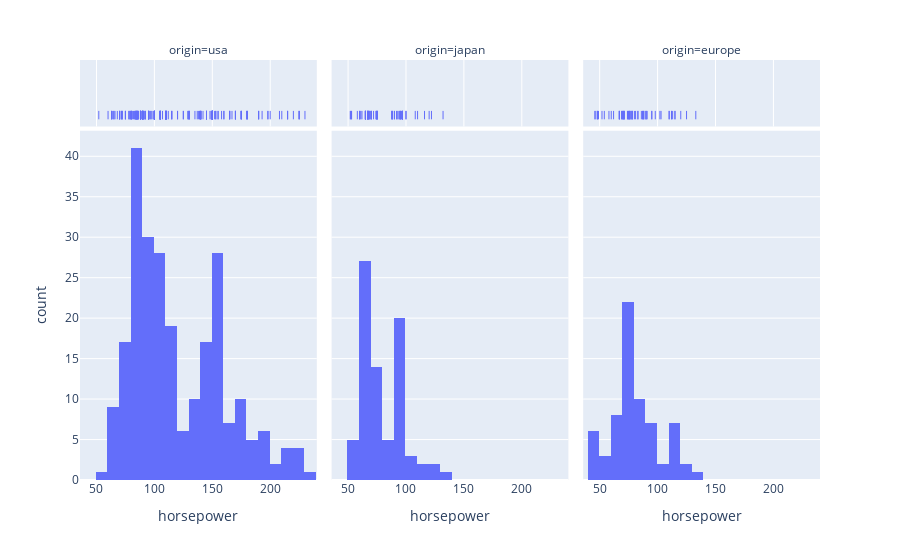

Here is the notebook cell this chart was saved with:
### Code cell
px.histogram(data, x = "horsepower", hover_name = "name", marginal = "rug", facet_col = "origin")

### Figure 1 — Plotly figure (JSON) as saved in the notebook; plotly's stock layout.template omitted (floating-point values rounded to 4 significant figures; data arrays with more than 128 entries replaced by an {"elided": "..."} marker saying what was removed)
{"data": [{"alignmentgroup": "True", "bingroup": "x", "hovertemplate": "origin=usa<br>horsepower=%{x}<br>count=%{y}<extra></extra>", "legendgroup": "", "marker": {"color": "#636efa", "pattern": {"shape": ""}}, "name": "", "offsetgroup": "", "orientation": "v", "showlegend": false, "type": "histogram", "x": {"elided": "249 int values"}, "xaxis": "x", "yaxis": "y"}, {"alignmentgroup": "True", "boxpoints": "all", "fillcolor": "rgba(255,255,255,0)", "hoveron": "points", "hovertemplate": "<b>%{hovertext}</b><br><br>origin=usa<br>horsepower=%{x}<extra></extra>", "hovertext": {"elided": "249 str values"}, "jitter": 0, "legendgroup": "", "line": {"color": "rgba(255,255,255,0)"}, "marker": {"color": "#636efa", "symbol": "line-ns-open"}, "name": "", "offsetgroup": "", "showlegend": false, "type": "box", "x": {"elided": "249 int values"}, "xaxis": "x4", "yaxis": "y4"}, {"alignmentgroup": "True", "bingroup": "x", "hovertemplate": "origin=japan<br>horsepower=%{x}<br>count=%{y}<extra></extra>", "legendgroup": "", "marker": {"color": "#636efa", "pattern": {"shape": ""}}, "name": "", "offsetgroup": "", "orientation": "v", "showlegend": false, "type": "histogram", "x": [95, 88, 88, 95, 65, 69, 95, 97, 92, 97, 88, 88, 94, 90, 122, 67, 65, 52, 61, 97, 93, 75, 96, 97, 53, 53, 70, 75, 108, 68, 70, 75, 67, 97, 110, 52, 70, 60, 95, 97, 95, 97, 68, 65, 65, 60, 65, 90, 75, 92, 75, 65, 65, 67, 67, 132, 100, 72, 58, 60, 67, 65, 62, 68, 75, 75, 100, 74, 116, 120, 68, 68, 88, 75, 70, 67, 67, 67, 96], "xaxis": "x2", "yaxis": "y2"}, {"alignmentgroup": "True", "boxpoints": "all", "fillcolor": "rgba(255,255,255,0)", "hoveron": "points", "hovertemplate": "<b>%{hovertext}</b><br><br>origin=japan<br>horsepower=%{x}<extra></extra>", "hovertext": ["toyota corona mark ii", "datsun pl510", "datsun pl510", "toyota corona", "toyota corolla 1200", "datsun 1200", "toyota corona hardtop", "mazda rx2 coupe", "datsun 510 (sw)", "toyouta corona mark ii (sw)", "toyota corolla 1600 (sw)", "toyota carina", "datsun 610", "maxda rx3", "toyota mark ii", "datsun b210", "toyota corolla 1200", "toyota corona", "datsun 710", "honda civic", "subaru", "toyota corolla", "toyota corona", "datsun 710", "honda civic cvcc", "honda civic", "datsun b-210", "toyota corolla", "toyota mark ii", "honda accord cvcc", "datsun f-10 hatchback", "toyota corolla liftback", "subaru dl", "datsun 810", "mazda rx-4", "mazda glc deluxe", "datsun b210 gx", "honda civic cvcc", "toyota corona", "datsun 510", "toyota celica gt liftback", "datsun 200-sx", "honda accord lx", "maxda glc deluxe", "datsun 210", "toyota corolla tercel", "datsun 310", "toyota corona liftback", "mazda 626", "datsun 510 hatchback", "toyota corolla", "mazda glc", "datsun 210", "honda civic 1500 gl", "subaru dl", "datsun 280-zx", "mazda rx-7 gs", "honda accord", "toyota starlet", "honda civic 1300", "subaru", "datsun 210 mpg", "toyota tercel", "mazda glc 4", "honda prelude", "toyota corolla", "datsun 200sx", "mazda 626", "toyota cressida", "datsun 810 maxima", "mazda glc custom l", "mazda glc custom", "nissan stanza xe", "honda accord", "toyota corolla", "honda civic", "honda civic (auto)", "datsun 310 gx", "toyota celica gt"], "jitter": 0, "legendgroup": "", "line": {"color": "rgba(255,255,255,0)"}, "marker": {"color": "#636efa", "symbol": "line-ns-open"}, "name": "", "offsetgroup": "", "showlegend": false, "type": "box", "x": [95, 88, 88, 95, 65, 69, 95, 97, 92, 97, 88, 88, 94, 90, 122, 67, 65, 52, 61, 97, 93, 75, 96, 97, 53, 53, 70, 75, 108, 68, 70, 75, 67, 97, 110, 52, 70, 60, 95, 97, 95, 97, 68, 65, 65, 60, 65, 90, 75, 92, 75, 65, 65, 67, 67, 132, 100, 72, 58, 60, 67, 65, 62, 68, 75, 75, 100, 74, 116, 120, 68, 68, 88, 75, 70, 67, 67, 67, 96], "xaxis": "x5", "yaxis": "y5"}, {"alignmentgroup": "True", "bingroup": "x", "hovertemplate": "origin=europe<br>horsepower=%{x}<br>count=%{y}<extra></extra>", "legendgroup": "", "marker": {"color": "#636efa", "pattern": {"shape": ""}}, "name": "", "offsetgroup": "", "orientation": "v", "showlegend": false, "type": "histogram", "x": [46, 87, 90, 95, 113, 90, 70, 76, 60, 54, 112, 76, 87, 69, 46, 90, 49, 75, 91, 112, 110, 83, 67, 78, 75, 75, 67, 71, 70, 95, 88, 98, 115, 86, 81, 83, 70, 71, 102, 88, 120, 58, 78, 78, 110, 48, 103, 125, 115, 133, 71, 71, 77, 71, 69, 76, 78, 48, 48, 67, 67, null, 62, 88, 74, null, 80, 76, 74, 52], "xaxis": "x3", "yaxis": "y3"}, {"alignmentgroup": "True", "boxpoints": "all", "fillcolor": "rgba(255,255,255,0)", "hoveron": "points", "hovertemplate": "<b>%{hovertext}</b><br><br>origin=europe<br>horsepower=%{x}<extra></extra>", "hovertext": ["volkswagen 1131 deluxe sedan", "peugeot 504", "audi 100 ls", "saab 99e", "bmw 2002", "opel 1900", "peugeot 304", "fiat 124b", "volkswagen model 111", "volkswagen type 3", "volvo 145e (sw)", "volkswagen 411 (sw)", "peugeot 504 (sw)", "renault 12 (sw)", "volkswagen super beetle", "fiat 124 sport coupe", "fiat 128", "opel manta", "audi 100ls", "volvo 144ea", "saab 99le", "audi fox", "volkswagen dasher", "opel manta", "fiat 128", "fiat 124 tc", "fiat x1.9", "volkswagen dasher", "volkswagen rabbit", "audi 100ls", "peugeot 504", "volvo 244dl", "saab 99le", "fiat 131", "opel 1900", "renault 12tl", "vw rabbit", "volkswagen rabbit", "volvo 245", "peugeot 504", "mercedes-benz 280s", "renault 5 gtl", "volkswagen rabbit custom", "volkswagen dasher", "bmw 320i", "volkswagen rabbit custom diesel", "audi 5000", "volvo 264gl", "saab 99gle", "peugeot 604sl", "volkswagen scirocco", "vw rabbit custom", "mercedes benz 300d", "peugeot 504", "fiat strada custom", "vw rabbit", "audi 4000", "vw rabbit c (diesel)", "vw dasher (diesel)", "audi 5000s (diesel)", "mercedes-benz 240d", "renault lecar deluxe", "vokswagen rabbit", "triumph tr7 coupe", "volkswagen jetta", "renault 18i", "peugeot 505s turbo diesel", "volvo diesel", "volkswagen rabbit l", "vw pickup"], "jitter": 0, "legendgroup": "", "line": {"color": "rgba(255,255,255,0)"}, "marker": {"color": "#636efa", "symbol": "line-ns-open"}, "name": "", "offsetgroup": "", "showlegend": false, "type": "box", "x": [46, 87, 90, 95, 113, 90, 70, 76, 60, 54, 112, 76, 87, 69, 46, 90, 49, 75, 91, 112, 110, 83, 67, 78, 75, 75, 67, 71, 70, 95, 88, 98, 115, 86, 81, 83, 70, 71, 102, 88, 120, 58, 78, 78, 110, 48, 103, 125, 115, 133, 71, 71, 77, 71, 69, 76, 78, 48, 48, 67, 67, null, 62, 88, 74, null, 80, 76, 74, 52], "xaxis": "x6", "yaxis": "y6"}], "layout": {"annotations": [{"font": {}, "showarrow": false, "text": "origin=usa", "x": 0.16, "xanchor": "center", "xref": "paper", "y": 1, "yanchor": "bottom", "yref": "paper"}, {"font": {}, "showarrow": false, "text": "origin=japan", "x": 0.5, "xanchor": "center", "xref": "paper", "y": 1, "yanchor": "bottom", "yref": "paper"}, {"font": {}, "showarrow": false, "text": "origin=europe", "x": 0.84, "xanchor": "center", "xref": "paper", "y": 1, "yanchor": "bottom", "yref": "paper"}], "barmode": "relative", "legend": {"tracegroupgap": 0}, "margin": {"t": 60}, "xaxis": {"anchor": "y", "domain": [0, 0.32], "title": {"text": "horsepower"}}, "xaxis2": {"anchor": "y2", "domain": [0.34, 0.66], "matches": "x", "title": {"text": "horsepower"}}, "xaxis3": {"anchor": "y3", "domain": [0.68, 1.0], "matches": "x", "title": {"text": "horsepower"}}, "xaxis4": {"anchor": "y4", "domain": [0, 0.32], "matches": "x", "showgrid": true, "showticklabels": false}, "xaxis5": {"anchor": "y5", "domain": [0.34, 0.66], "matches": "x", "showgrid": true, "showticklabels": false}, "xaxis6": {"anchor": "y6", "domain": [0.68, 1.0], "matches": "x", "showgrid": true, "showticklabels": false}, "yaxis": {"anchor": "x", "domain": [0, 0.8316], "title": {"text": "count"}}, "yaxis2": {"anchor": "x2", "domain": [0, 0.8316], "matches": "y", "showticklabels": false}, "yaxis3": {"anchor": "x3", "domain": [0, 0.8316], "matches": "y", "showticklabels": false}, "yaxis4": {"anchor": "x4", "domain": [0.8416, 1], "matches": "y4", "showgrid": false, "showline": false, "showticklabels": false, "ticks": ""}, "yaxis5": {"anchor": "x5", "domain": [0.8416, 1], "matches": "y4", "showgrid": false, "showline": false, "showticklabels": false, "ticks": ""}, "yaxis6": {"anchor": "x6", "domain": [0.8416, 1], "matches": "y4", "showgrid": false, "showline": false, "showticklabels": false, "ticks": ""}}}
